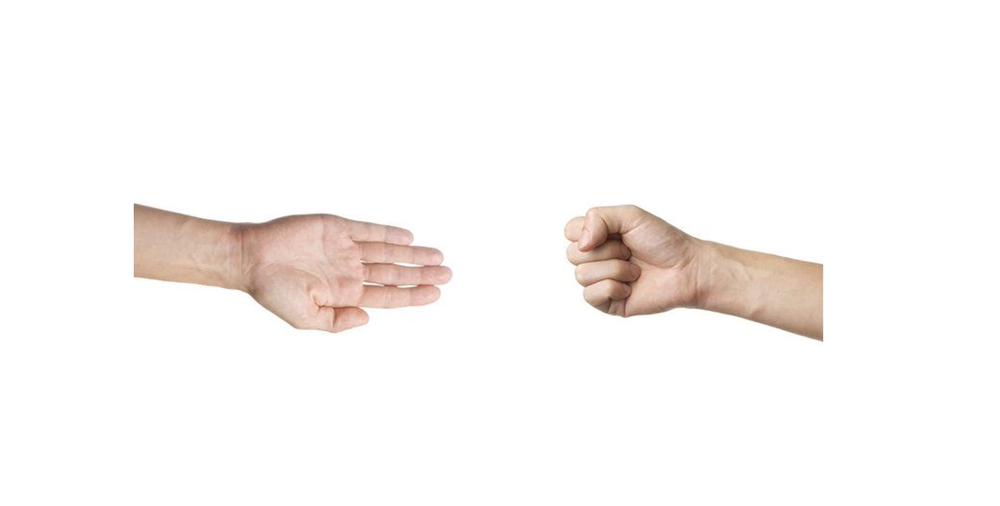
#> input picture game.png, 1000 x 506 px, shrunk from 1477 x 748 before the run
$ jupyter execute --allow-errors Untitled-1.ipynb   (shell and % lines are left out)
#> lines starting #> are read from the running program, lines starting #| are printed output that depends on the picture; after the words box and inside, x2 and y2 are one past the last pixel; in counts of white or black regions, pixels touching at a corner belong together
[cell 1]
import cv2
from matplotlib import pyplot as plt
import numpy as np

 # carrega as imagens.
 # carrega a imagem analisada.
img = cv2.imread('game.png')
#> img is the input picture: shape (506, 1000, 3); mean B, G, R 245.6, 247.2, 250.3
img_rgb = cv2.cvtColor(img, cv2.COLOR_BGR2RGB)
template = cv2.imread('paper-template.png', 0)  ##template
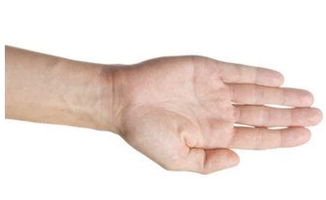
#> input picture paper-template.png, 326 x 200 px, shrunk from 482 x 296 before the run
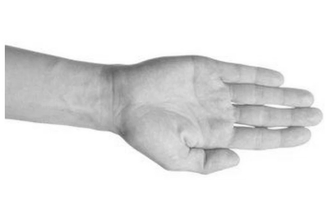
#> template: shape (200, 326); min 96, max 255, mean 226.7


img_gray = cv2.cvtColor(img, cv2.COLOR_BGR2GRAY)
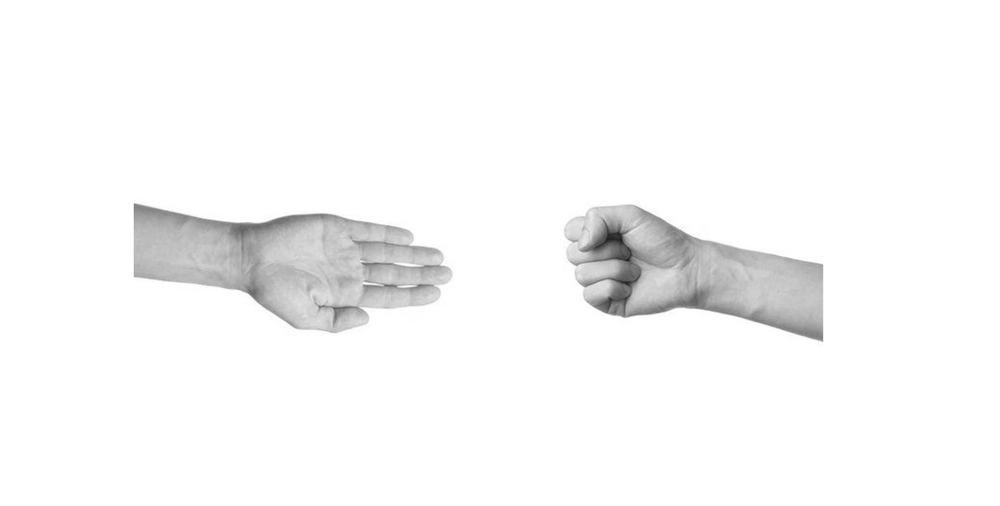
#> img_gray: shape (506, 1000); min 30, max 255, mean 247.9

    # Aplica template Matching
res = cv2.matchTemplate(img_gray,template,cv2.TM_SQDIFF)
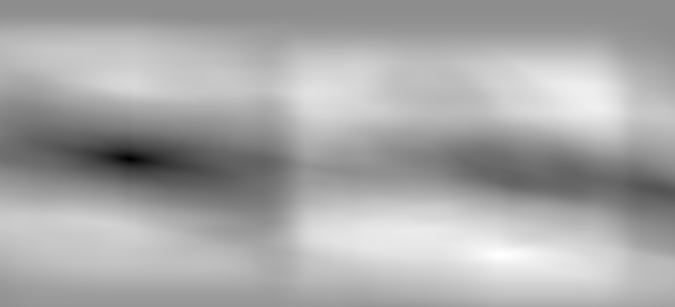
#> res: shape (307, 675) float32; min 763136, max 254693120, mean 168949584; drawn with min black and max white

    # res é uma imagem e podemos plotar seu shape e imagem

min_val, max_val, min_loc, max_loc = cv2.minMaxLoc(res)
#> min_val = 763136; max_val = 254693120; min_loc = (129, 158); max_loc = (497, 254)

    # Resolução
    #Extrai o shape (dimensão da imagem)
largura, altura = template.shape[::-1]
#> largura = 326; altura = 200

    # ajusta o bounbox da imagem lembra que é uma tupla ()
bottom_right = (min_loc[0] + largura, min_loc[1] + altura)
#> bottom_right = (455, 358)

    # desenha o retangulo na imagem original
cv2.rectangle(img,min_loc, bottom_right, (127,255,255), 4)
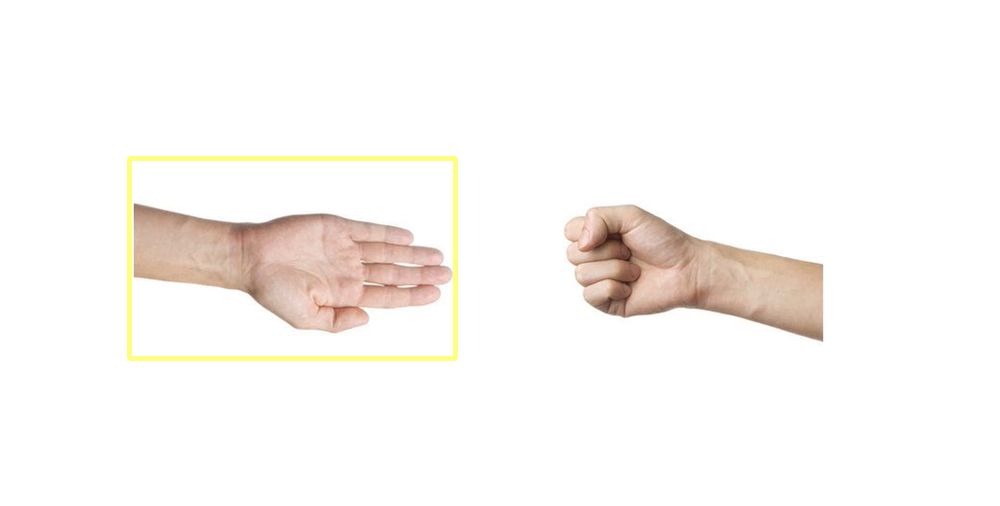
#> img: shape (506, 1000, 3); 1.04% of pixels changed, all inside (x1, y1, x2, y2) = (127, 156, 458, 361)

cv2.imshow(img)

[cell 2]
import cv2
from matplotlib import pyplot as plt
import numpy as np

# carrega as imagens
img1 = cv2.imread('paper.png',0)
img2 = cv2.imread('game.png',0)
#> img2: shape (506, 1000); min 30, max 255, mean 247.9

# inicializa com o construtor ORB
orb = cv2.ORB_create()

#Podemos usar uma função que calcula os keypoints e Descritores
kp1, des1 = orb.detectAndCompute(img1,None)
#> kp1 = (); des1 = None
kp2, des2 = orb.detectAndCompute(img2,None)
#> kp2 = 497 keypoints; strongest (x, y, size): (598, 301, 111.1), (600, 302, 92.6), (134, 204, 31), (819, 336, 64.3)


#> (the rest of this cell did not finish here and is left out)
